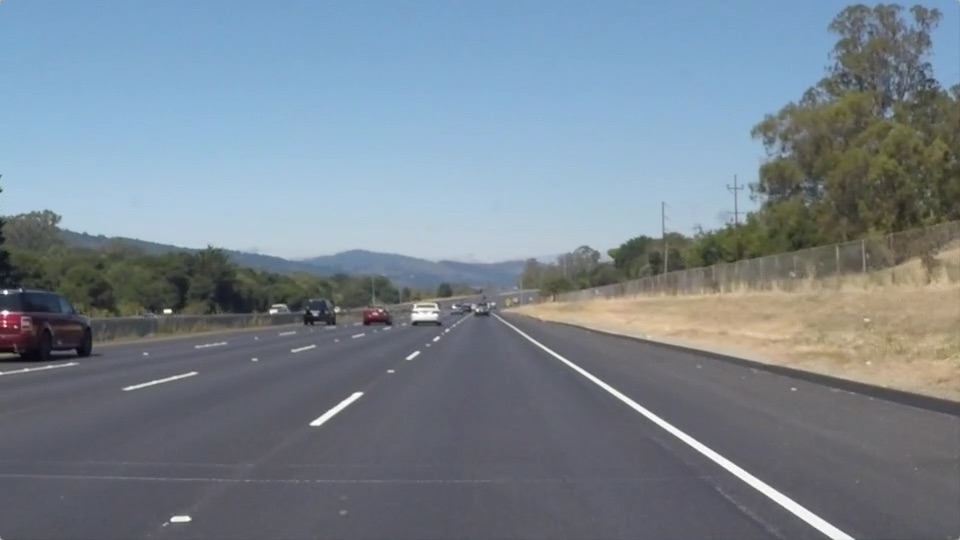
#> input picture test_images/solidWhiteRight.jpg, 960 x 540 px; the run also reads 2 pictures not shown here
$ jupyter execute --allow-errors '车道线检测.ipynb'   (shell and % lines are left out)
#> lines starting #> are read from the running program, lines starting #| are printed output that depends on the picture; after the words box and inside, x2 and y2 are one past the last pixel; in counts of white or black regions, pixels touching at a corner belong together
# **寻找道路上的车道线**
***
在此项目中，您将使用在课程中学到的知识来识别道路上的车道线。您可以在一系列单独的图像上开发，然后应用于视频流（实际上只是一系列图像）。

需要安装额外的库: conda install -c conda-forge moviepy

**步骤包括感兴趣区域选择，灰度，高斯平滑，Canny边缘检测和Hough Tranform线检测。**

---

<figure>

 <figcaption>
 <p></p>
 <p style="text-align: center;"> 车道线线段 </p>
 </figcaption>
</figure>
 <p></p>
<figure>

 <figcaption>
 <p></p>
 <p style="text-align: center;"> 外推后的车道线</p>
 </figcaption>
</figure>

[cell 1]
# 导入工具库
import matplotlib.pyplot as plt
import matplotlib.image as mpimg
import numpy as np
import cv2

[cell 2]
#读入图像
image = mpimg.imread('test_images/solidWhiteRight.jpg')
#> image is the input picture: shape (540, 960, 3); mean R, G, B 120.3, 132.6, 143.7
#输出图像特征,显示图像
print('This image is:', type(image), 'with dimesions:', image.shape)
#| This image is: <class 'numpy.ndarray'> with dimesions: (540, 960, 3)
plt.imshow(image)

[cell 3]
import math

def grayscale(img):
    """灰度变换"""
    return cv2.cvtColor(img, cv2.COLOR_RGB2GRAY)
    # Or use BGR2GRAY if you read an image with cv2.imread()
    # return cv2.cvtColor(img, cv2.COLOR_BGR2GRAY)

def canny(img, low_threshold, high_threshold):
    """边缘检测"""
    return cv2.Canny(img, low_threshold, high_threshold)

def gaussian_blur(img, kernel_size):
    """高斯去燥"""
    return cv2.GaussianBlur(img, (kernel_size, kernel_size), 0)

def median_blur(img, kernel_size):
    """中值去燥"""
    return cv2.medianBlur(img, kernel_size)

def region_of_interest(img, vertices):
    """
    图像蒙版.
    """
    #定义一个蒙版, 所有值都为0
    mask = np.zeros_like(img)

    #根据输入图像的通道数, 设置色彩
    if len(img.shape) > 2:
        channel_count = img.shape[2]
        ignore_mask_color = (255,) * channel_count
    else:
        ignore_mask_color = 255

    #使用色彩填充vertices构成的多边形
    cv2.fillPoly(mask, vertices, ignore_mask_color)

    #执行蒙版操作
    masked_image = cv2.bitwise_and(img, mask)
    return masked_image

def draw_lines(img, lines, color=[255, 0, 0], thickness=2):
    """
    画线段
    """
    for line in lines:
        for x1,y1,x2,y2 in line:
            cv2.line(img, (x1, y1), (x2, y2), color, thickness)

def get_y_intercept(lane_lines, slopes):
    """
    根据输入的线段和斜率, 计算y方向的截距和平均斜率
    """

    slopes = slopes[~np.isnan(slopes)]
    slopes = slopes[~np.isinf(slopes)]
    avg_slope = slopes.mean()
    lane_lines = lane_lines.reshape((lane_lines.shape[0]*2, lane_lines.shape[1]//2))
    x_mean, y_mean = np.mean(lane_lines, axis=0)
    return y_mean - (x_mean*avg_slope), avg_slope

def get_x_intercepts(y_1, y_2, slope, b):
    """
    根据斜率和截距, 计算对应y值的x
    """
    if not (~np.isnan(slope) and ~np.isnan(b)):
        x_1 = x_2 = 0.0
    else:
        x_1 = (y_1 - b)/slope
        x_2 = (y_2 - b)/slope
    return x_1, x_2

prev_left_x1 = 0
prev_left_x2 = 0
prev_right_x1 = 0
prev_right_x2 = 0
prev_left_avg_m = 0
prev_right_avg_m = 0
pev_left_avg_m = -1
prev_right_avg_m = 1
prev_left_b = 0
prev_right_b = 0
prev_left_line = 0
prev_right_line = 0

def draw_lines_extrapolated(img, lines, color=[255, 0, 0], thickness=10):
    imgshape = img.shape
    lines = lines.reshape((lines.shape[0], lines.shape[2]))
    y_min = lines.reshape((lines.shape[0]*2, lines.shape[1]//2))[:,1].min()

    # slope= (    y2      -     y1   )/(    x2     -     x1    )
    slopes = (lines[:,3] - lines[:,1])/(lines[:,2] - lines[:,0])
    slopes = slopes[~np.isinf(slopes)]
    slopes = slopes[~np.isnan(slopes)]
    left_lines = lines[slopes < -0.5]   # 左边的行车道斜率为负
    right_lines= lines[slopes > 0.5]    # 右边的行车道斜率为正
    left_slopes = slopes[slopes < -0.5]
    right_slopes= slopes[slopes > 0.5]

    global prev_left_avg_m
    global prev_right_avg_m
    global prev_left_b
    global prev_right_b

    left_b, left_avg_m = get_y_intercept(left_lines, left_slopes)
    right_b, right_avg_m = get_y_intercept(right_lines, right_slopes)

    keep_prev_left = False
    keep_prev_right = False

    if left_avg_m < -0.83 or left_avg_m > -0.36:
        left_avg_m = prev_left_avg_m
        left_b = prev_left_b
        keep_prev_left = True
    if right_avg_m > 0.83 or right_avg_m < 0.36:
        right_avg_m = prev_right_avg_m
        right_b = prev_right_b
        keep_prev_right = True

    prev_left_avg_m = left_avg_m
    prev_right_avg_m = right_avg_m
    prev_left_b = left_b
    prev_right_b = right_b

    # 根据斜率和截距, 计算对应y值的x
    left_x1, left_x2 = get_x_intercepts(y_1=y_min, y_2=imgshape[0], slope=left_avg_m, b=left_b)
    right_x1, right_x2 = get_x_intercepts(y_1=y_min, y_2=imgshape[0], slope=right_avg_m, b=right_b)

    ## 求累积平均值 ##
    global prev_left_x1
    global prev_left_x2
    global prev_right_x1
    global prev_right_x2

    if prev_left_x1 != 0 or prev_left_x2 != 0 or prev_right_x1 != 0 or prev_right_x2 !=0:
        alpha = 0.2
        left_x1_new = math.floor((alpha)*left_x1 + (1-alpha)*prev_left_x1)
        left_x2_new = math.floor((alpha)*left_x2 + (1-alpha)*prev_left_x2)
        right_x1_new = math.floor((alpha)*right_x1 + (1-alpha)*prev_right_x1)
        right_x2_new = math.floor((alpha)*right_x2 + (1-alpha)*prev_right_x2)
        prev_left_x1 = left_x1_new
        prev_left_x2 = left_x2_new
        prev_right_x1 = right_x1_new
        prev_right_x2 = right_x2_new
    else:
        left_x1_new = left_x1
        left_x2_new = left_x2
        right_x1_new = right_x1
        right_x2_new = right_x2
        prev_left_x1 = left_x1_new
        prev_left_x2 = left_x2_new
        prev_right_x1 = right_x1_new
        prev_right_x2 = right_x2_new

    left_line = np.array([left_x1_new, y_min, left_x2_new, imgshape[0]], dtype=np.int32)
    right_line = np.array([right_x1_new, y_min, right_x2_new, imgshape[0]], dtype=np.int32)

    if keep_prev_left:
        left_line = prev_left_line
        left_x1_new = prev_left_x1
        left_x2_new = prev_left_x2
    if keep_prev_right:
        right_line = prev_right_line
        right_x1_new = prev_right_x1
        right_x2_new = prev_right_x2

    cv2.line(img, (int(left_x1_new), int(y_min)), (int(left_x2_new), imgshape[0]), color, thickness)
    cv2.line(img, (int(right_x1_new), int(y_min)), (int(right_x2_new), imgshape[0]), color, thickness)

    ## 求累积平均值结束 ##


def hough_lines(img, rho, theta, threshold, min_line_len, max_line_gap, extrapolate=False):
    """
    `img` Canny边缘检测的输出.
    `rho` = Hough Grid中像素的距离
    `theta` = Hough grid中角度的距离
    `threshold` = 最小的voting数值
    `min_line_len` = 构成一条线的最小像素个数
    `max_line_gap` = 可以相连的线段之间的最大距离
    返回黑背景上面有白线的图.
    """
    lines = cv2.HoughLinesP(img, rho, theta, threshold, np.array([]), minLineLength=min_line_len, maxLineGap=max_line_gap)
    line_img = np.zeros((img.shape[0], img.shape[1], 3), dtype=np.uint8)
    if not extrapolate:
        draw_lines(line_img, lines)
    elif extrapolate:
        draw_lines_extrapolated(line_img, lines)

    return line_img


def weighted_img(img, initial_img, a=0.8, b=1.):
    """
    `img` hough_lines()的输出, 黑背景上面有白线的图.

    `initial_img` 原始图像.

    加权相加:

    initial_img * a + img * b
    """
    return cv2.addWeighted(initial_img, a, img, b, 0)

## 在图像上面测试

[cell 4]
import os
os.listdir("test_images/")

##### solidWhiteCurve.jpg

[cell 5]
img = mpimg.imread('test_images/solidWhiteCurve.jpg')
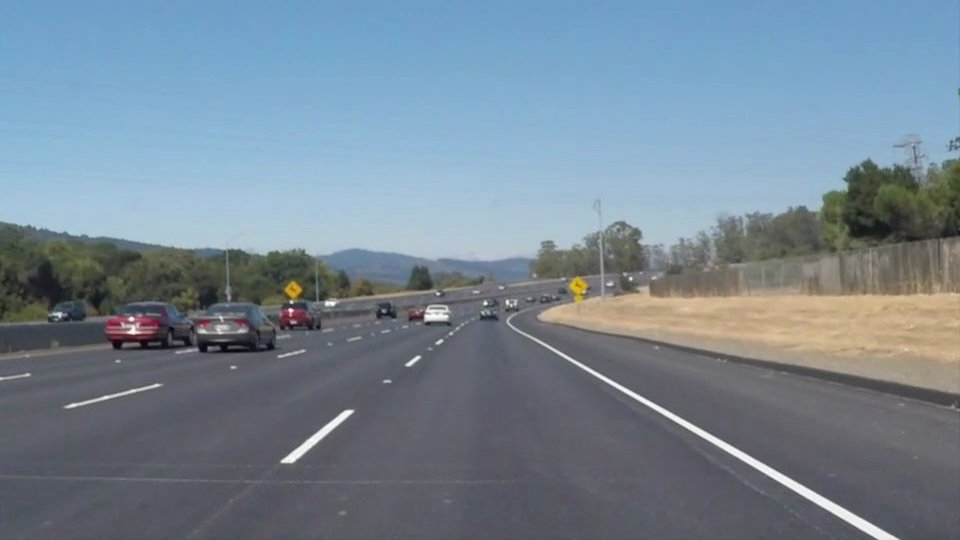
#> input picture test_images/solidWhiteCurve.jpg, 960 x 540 px
#> img is the input picture: shape (540, 960, 3); mean R, G, B 118.5, 134.5, 148.1
img_shape= img.shape
img_gray = grayscale(img)
img_blur = gaussian_blur(img_gray, kernel_size=5)
img_edge = canny(img_blur, low_threshold=50, high_threshold=150)
vertices = np.array([[(0,img_shape[0]),(425, 315), (540, 315), (img_shape[1],img_shape[0])]], \
                        dtype=np.int32)
img_masked_edges = region_of_interest(img_edge, vertices)
#> in region_of_interest, `cv2.fillPoly(mask, vertices, ignore_mask_color)`:
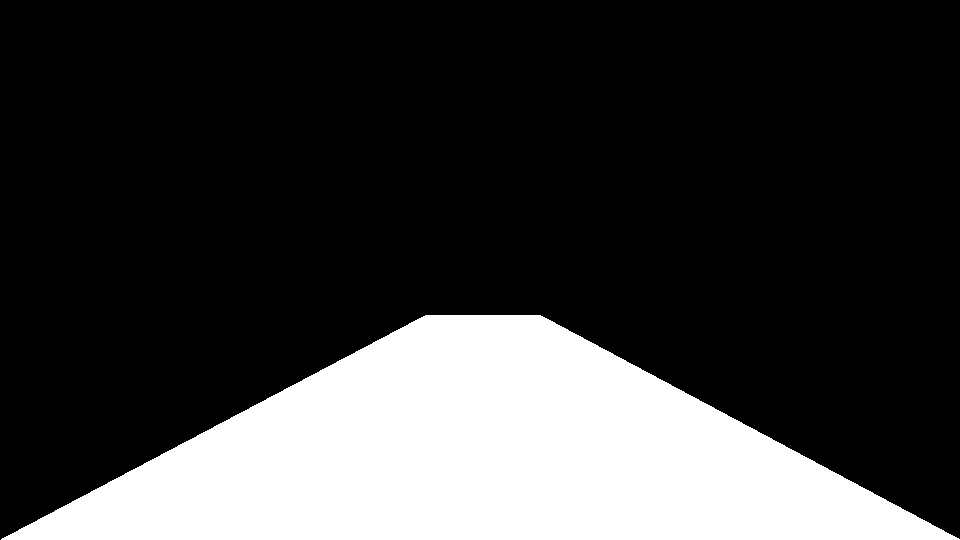
#> mask: shape (540, 960); 23.4% white; 1 white region, box (x1, y1, x2, y2) and area: (1, 315, 960, 540) 121135
img_hough_lines = hough_lines(img_masked_edges, rho=1, theta=np.pi/180, threshold=40,
                              min_line_len=60, max_line_gap=20)
#> in hough_lines, `lines = cv2.HoughLinesP(img, rho, theta, threshold, np.array([]), minL..`: lines = [[689, 430, 876, 538], [534, 340, 877, 538], [496, 316, 897, 539], [629, 389, 898, 538], [293, 462, 353, 412], [281, 461, 344, 410], [389, 382, 459, 325], [498, 320, 873, 536]]
#> the loop in draw_lines, `for line in lines:` made 8 passes
img_lanes = weighted_img(img=img_hough_lines, initial_img=img, a=0.8, b=1.)
plt.imshow(img_lanes)

[cell 6]
# Extrapolated lines
img_hough_lines_extrapolated = hough_lines(img_masked_edges, rho=1, theta=np.pi/180, threshold=40,
                              min_line_len=60, max_line_gap=20, extrapolate=True)
#> in draw_lines_extrapolated, `y_min = lines.reshape((lines.shape[0]*2, lines.shape[1]//2))[:,1].min()`: y_min = 316
#> in draw_lines_extrapolated, `slopes = (lines[:,3] - lines[:,1])/(lines[:,2] - lines[:,0])`: slopes = [0.578, 0.577, 0.556, 0.554, -0.833, -0.81, -0.814, 0.576]
#> in draw_lines_extrapolated, `left_lines = lines[slopes < -0.5]`: left_lines = [[293, 462, 353, 412], [281, 461, 344, 410], [389, 382, 459, 325]]
#> in draw_lines_extrapolated, `right_lines= lines[slopes > 0.5]`: right_lines = [[689, 430, 876, 538], [534, 340, 877, 538], [496, 316, 897, 539], [629, 389, 898, 538], [498, 320, 873, 536]]
#> in draw_lines_extrapolated, `left_slopes = slopes[slopes < -0.5]`: left_slopes = [-0.833, -0.81, -0.814]
#> in draw_lines_extrapolated, `right_slopes= slopes[slopes > 0.5]`: right_slopes = [0.578, 0.577, 0.556, 0.554, 0.576]
#> in get_y_intercept, `slopes = slopes[~np.isnan(slopes)]`: slopes = [-0.833, -0.81, -0.814]
#> in get_y_intercept, `avg_slope = slopes.mean()`: avg_slope = -0.819
#> in get_y_intercept, `lane_lines = lane_lines.reshape((lane_lines.shape[0]*2, lane_lines.sha..`: lane_lines = [[293, 462], [353, 412], [281, 461], [344, 410], [389, 382], [459, 325]]
#> in get_y_intercept, `x_mean, y_mean = np.mean(lane_lines, axis=0)`: x_mean = 353.2; y_mean = 408.7
#> in draw_lines_extrapolated, `left_b, left_avg_m = get_y_intercept(left_lines, left_slopes)`: left_b = 697.9; left_avg_m = -0.819
#> in draw_lines_extrapolated, `right_b, right_avg_m = get_y_intercept(right_lines, right_slopes)`: right_b = 35.52; right_avg_m = 0.568
#> in draw_lines_extrapolated, `prev_left_avg_m = left_avg_m`: prev_left_avg_m = -0.819
#> in draw_lines_extrapolated, `prev_right_avg_m = right_avg_m`: prev_right_avg_m = 0.568
#> in draw_lines_extrapolated, `prev_left_b = left_b`: prev_left_b = 697.9
#> in draw_lines_extrapolated, `prev_right_b = right_b`: prev_right_b = 35.52
#> in get_x_intercepts, `x_1 = (y_1 - b)/slope`: x_1 = 466.3
#> in get_x_intercepts, `x_2 = (y_2 - b)/slope`: x_2 = 192.8
#> in draw_lines_extrapolated, `left_x1, left_x2 = get_x_intercepts(y_1=y_min, y_2=imgshape[0], slope=..`: left_x1 = 466.3; left_x2 = 192.8
#> in draw_lines_extrapolated, `right_x1, right_x2 = get_x_intercepts(y_1=y_min, y_2=imgshape[0], slop..`: right_x1 = 493.7; right_x2 = 887.9
#> in draw_lines_extrapolated, `left_x1_new = left_x1`: left_x1_new = 466.3
#> in draw_lines_extrapolated, `left_x2_new = left_x2`: left_x2_new = 192.8
#> in draw_lines_extrapolated, `right_x1_new = right_x1`: right_x1_new = 493.7
#> in draw_lines_extrapolated, `right_x2_new = right_x2`: right_x2_new = 887.9
#> in draw_lines_extrapolated, `prev_left_x1 = left_x1_new`: prev_left_x1 = 466.3
#> in draw_lines_extrapolated, `prev_left_x2 = left_x2_new`: prev_left_x2 = 192.8
#> in draw_lines_extrapolated, `prev_right_x1 = right_x1_new`: prev_right_x1 = 493.7
#> in draw_lines_extrapolated, `prev_right_x2 = right_x2_new`: prev_right_x2 = 887.9
#> in draw_lines_extrapolated, `left_line = np.array([left_x1_new, y_min, left_x2_new, imgshape[0]], d..`: left_line = [466, 316, 192, 540]
#> in draw_lines_extrapolated, `right_line = np.array([right_x1_new, y_min, right_x2_new, imgshape[0]]..`: right_line = [493, 316, 887, 540]
img_lanes_extrapolated = weighted_img(img=img_hough_lines_extrapolated, initial_img=img, a =0.8, b=1.)
plt.imshow(img_lanes_extrapolated)

##### solidWhiteRight.jpg

[cell 7]
img = mpimg.imread('test_images/solidWhiteRight.jpg')
img_shape= img.shape
img_gray = grayscale(img)
img_blur = gaussian_blur(img_gray, kernel_size=5)
img_edge = canny(img_blur, low_threshold=50, high_threshold=150)
vertices = np.array([[(0,img_shape[0]),(425, 315), (540, 315), (img_shape[1],img_shape[0])]], \
                        dtype=np.int32)
img_masked_edges = region_of_interest(img_edge, vertices)
img_hough_lines = hough_lines(img_masked_edges, rho=1, theta=np.pi/180, threshold=40,
                              min_line_len=60, max_line_gap=40)
#> the loop in draw_lines (call 2), `for line in lines:` made 7 passes
#> line on passes 1 to 7: [[501, 318, 853, 538]], [[491, 315, 784, 506]], [[630, 406, 832, 538]], [[310, 423, 465, 315]], [[492, 315, 647, 416]], [[318, 425, 469, 316]], [[321, 424, 470, 316]]
img_lanes = weighted_img(img=img_hough_lines, initial_img=img, a=0.8, b=1.)
#> call 3 of weighted_img, with a = 0.8, b = 1
#> in weighted_img (call 3), `return cv2.addWeighted(initial_img, a, img, b, 0)`:
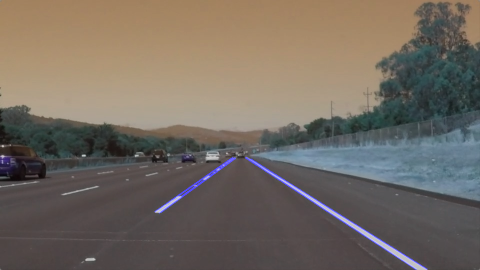
#> returned value: shape (540, 960, 3) (shown at 1/2 size); mean of channels 0, 1, 2 97.3, 106.1, 114.9; drawn as B, G, R

plt.imshow(img_lanes)

[cell 8]
# Extrapolated lines
img_hough_lines_extrapolated = hough_lines(img_masked_edges, rho=1, theta=np.pi/180, threshold=40,
                              min_line_len=60, max_line_gap=40, extrapolate=True)
img_lanes_extrapolated = weighted_img(img=img_hough_lines_extrapolated, initial_img=img, a=0.8, b=1.)
plt.imshow(img_lanes_extrapolated)

##### solidYellowCurve.jpg

[cell 9]
img = mpimg.imread('test_images/solidYellowCurve.jpg')
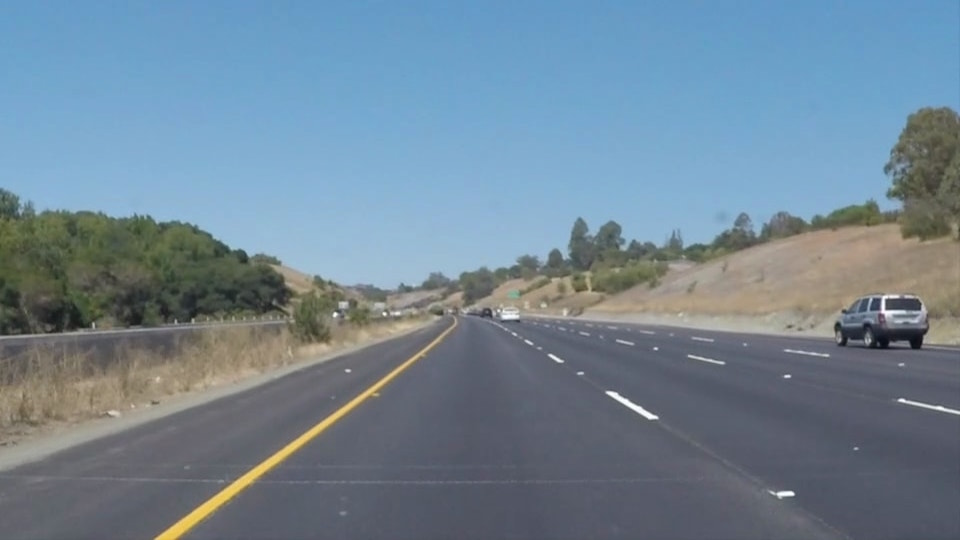
#> input picture test_images/solidYellowCurve.jpg, 960 x 540 px
#> img is the input picture: shape (540, 960, 3); mean R, G, B 113, 133.4, 149
img_shape= img.shape
img_gray = grayscale(img)
img_blur = gaussian_blur(img_gray, kernel_size=5)
img_edge = canny(img_blur, low_threshold=50, high_threshold=150)
vertices = np.array([[(0,img_shape[0]),(425, 315), (540, 315), (img_shape[1],img_shape[0])]], \
                        dtype=np.int32)
img_masked_edges = region_of_interest(img_edge, vertices)
img_hough_lines = hough_lines(img_masked_edges, rho=1, theta=np.pi/180, threshold=40,
                              min_line_len=60, max_line_gap=30)
img_lanes = weighted_img(img=img_hough_lines, initial_img=img, a=0.8, b=1.)
#> in weighted_img (call 5), `return cv2.addWeighted(initial_img, a, img, b, 0)`:
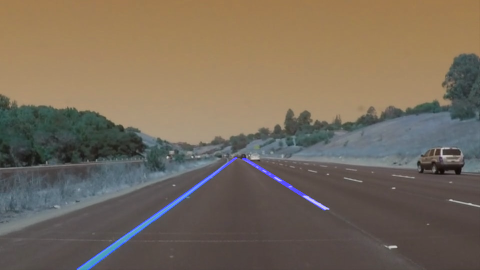
#> returned value: shape (540, 960, 3) (shown at 1/2 size); mean of channels 0, 1, 2 91.5, 106.7, 119.2; drawn as B, G, R

plt.imshow(img_lanes)

[cell 10]
# Extrapolated lines
img_hough_lines_extrapolated = hough_lines(img_masked_edges, rho=1, theta=np.pi/180, threshold=40,
                              min_line_len=60, max_line_gap=30, extrapolate=True)
img_lanes_extrapolated = weighted_img(img=img_hough_lines_extrapolated, initial_img=img, a=0.8, b=1.)
plt.imshow(img_lanes_extrapolated)

##### solidYellowCurve2.jpg

[cell 11]
img = mpimg.imread('test_images/solidYellowCurve2.jpg')
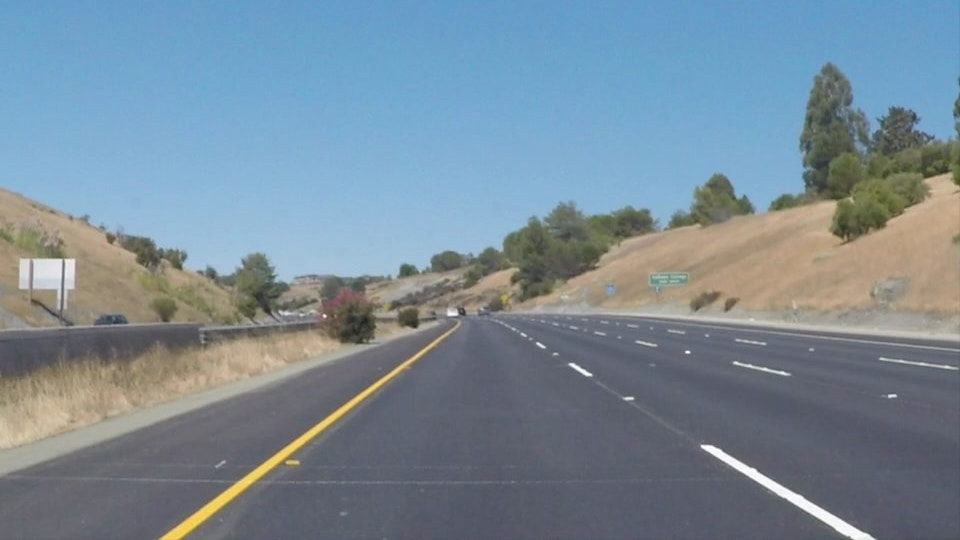
#> input picture test_images/solidYellowCurve2.jpg, 960 x 540 px
#> img is the input picture: shape (540, 960, 3); mean R, G, B 120.7, 138.6, 151.5
img_shape= img.shape
img_gray = grayscale(img)
img_blur = gaussian_blur(img_gray, kernel_size=5)
img_edge = canny(img_blur, low_threshold=50, high_threshold=150)
#> call 4 of canny, with low_threshold = 50, high_threshold = 150
#> in canny (call 4), `return cv2.Canny(img, low_threshold, high_threshold)`:
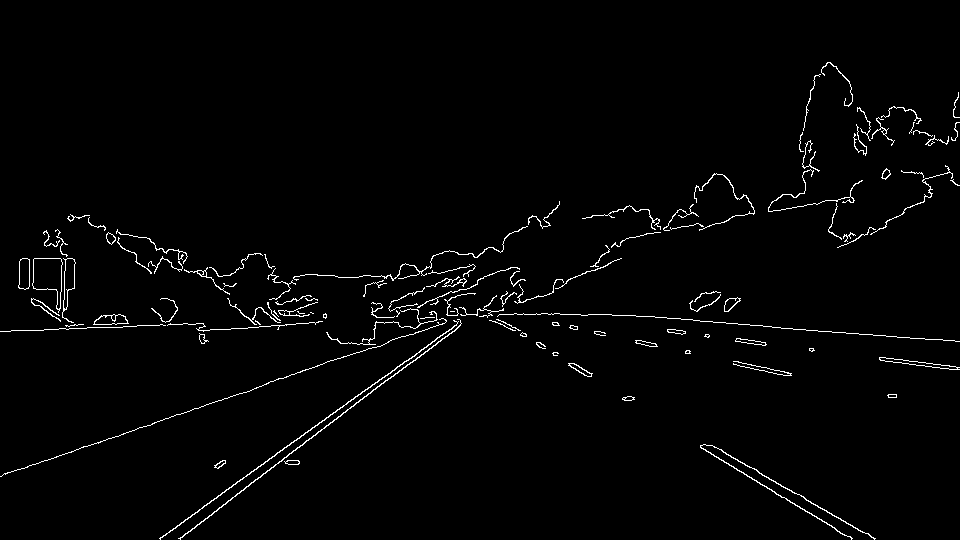
#> returned value: shape (540, 960); 1.8% white in thin lines or dots, all inside (x1, y1, x2, y2) = (0, 62, 960, 540)
vertices = np.array([[(0,img_shape[0]),(425, 315), (540, 315), (img_shape[1],img_shape[0])]], \
                        dtype=np.int32)
img_masked_edges = region_of_interest(img_edge, vertices)
img_hough_lines = hough_lines(img_masked_edges, rho=1, theta=np.pi/180, threshold=60,
                              min_line_len=60, max_line_gap=30)
#> (the rest of the program and of its run is left out)
